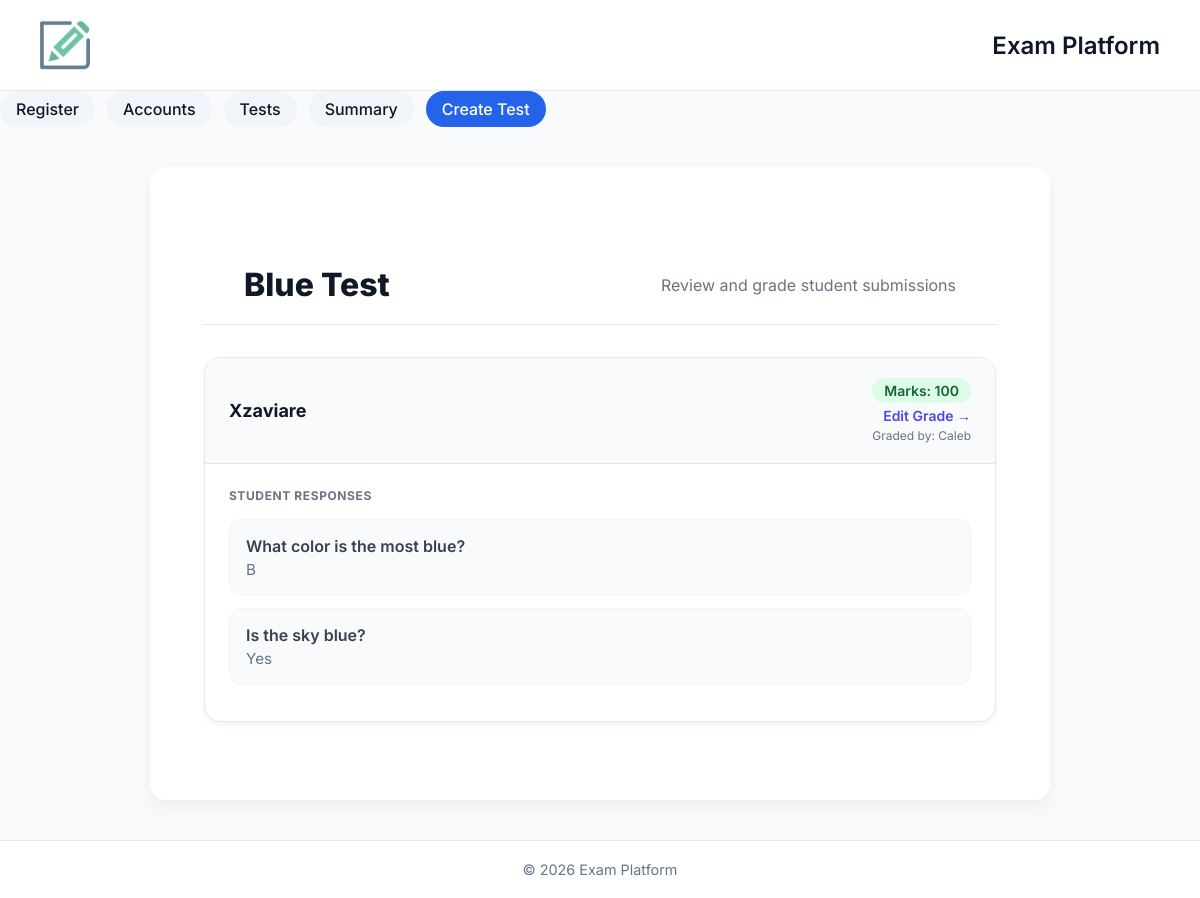
/test/1/submissions, run on an earlier commit of the app's database.
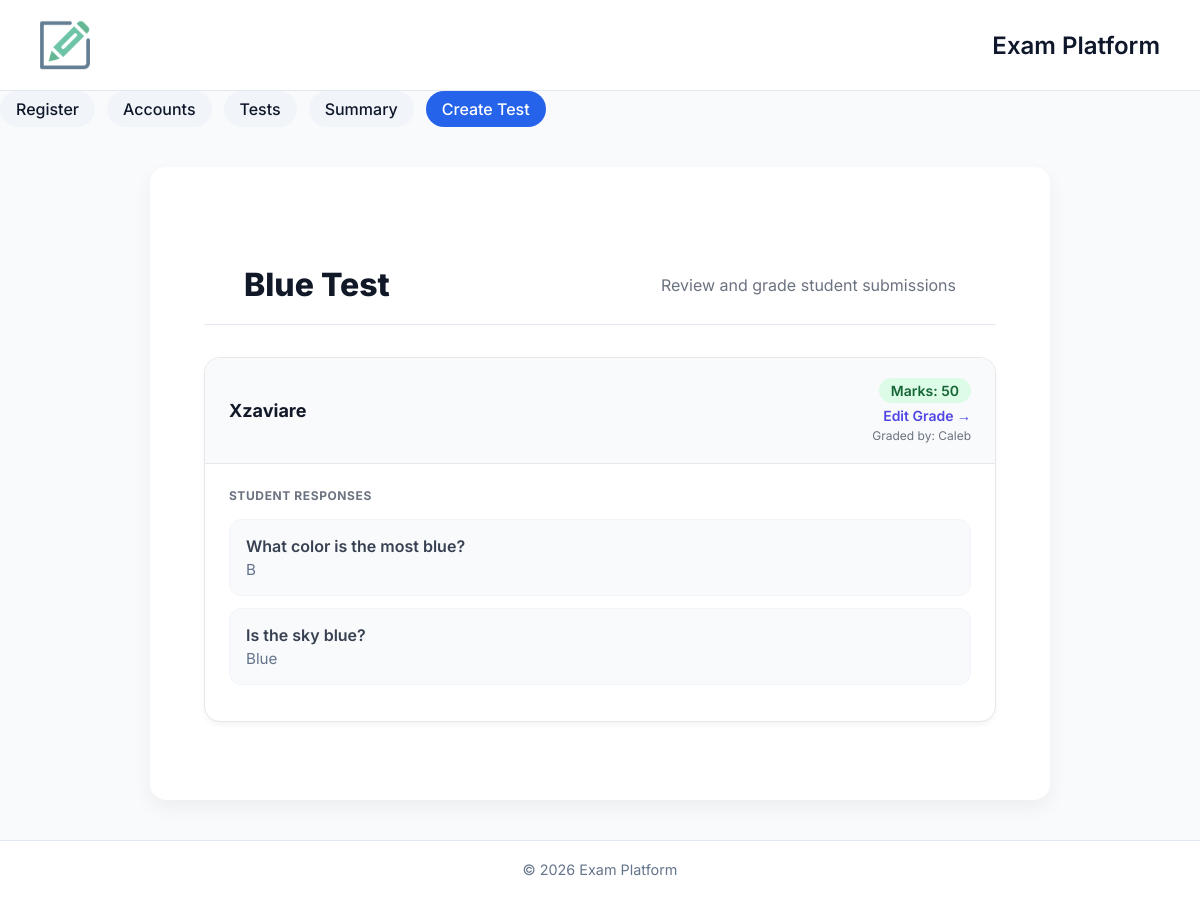
And on a later commit of the database.
### app/models/test.py (models this page shows)
class Test(db.Model):
    __tablename__ = "tests"
    id = db.Column(db.Integer, primary_key=True)
    title = db.Column(db.String(255))
    teacher_id = db.Column(db.Integer, db.ForeignKey("users.id"))
    is_timed = db.Column(db.Boolean, default=False)
    duration = db.Column(db.Integer, nullable=True)
    created_at = db.Column(db.DateTime, default=db.func.current_timestamp())
    teacher = db.relationship("User", back_populates="tests_created")
    questions = db.relationship("Question", back_populates="test", lazy=True)
    submissions = db.relationship("Submission", back_populates="test", lazy=True)

### app/models/submission.py (models this page shows)
class Submission(db.Model):
    __tablename__ = "submissions"
    id = db.Column(db.Integer, primary_key=True)
    test_id = db.Column(db.Integer, db.ForeignKey("tests.id"))
    student_id = db.Column(db.Integer, db.ForeignKey("users.id"))
    marks = db.Column(db.Integer)
    graded_by = db.Column(db.Integer, db.ForeignKey("users.id"))
    submitted_at = db.Column(db.DateTime, default=db.func.current_timestamp())
    is_late = db.Column(db.Boolean, default=False)
    test = db.relationship("Test", back_populates="submissions")
    student = db.relationship("User", back_populates="submissions", foreign_keys=[student_id])
    grader = db.relationship("User", back_populates="graded_submissions", foreign_keys=[graded_by])
    answers = db.relationship("Answer", back_populates="submission", lazy=True)

### app/models/user.py (models this page shows)
class User(db.Model):
    __tablename__ = "users"
    id = db.Column(db.Integer, primary_key=True)
    name = db.Column(db.String(100))
    email = db.Column(db.String(100))
    role = db.Column(db.Enum("student", "teacher"))
    created_at = db.Column(db.DateTime, default=db.func.current_timestamp())
    submissions = db.relationship("Submission", back_populates="student", foreign_keys="Submission.student_id")
    graded_submissions = db.relationship("Submission", back_populates="grader", foreign_keys="Submission.graded_by")
    tests_created = db.relationship("Test", back_populates="teacher")

### app/models/answer.py (models this page shows, shortened)
class Answer(db.Model):
    __tablename__ = "answers"
    id = db.Column(db.Integer, primary_key=True)
    submission_id = db.Column(db.Integer, db.ForeignKey("submissions.id"), nullable=False)
    question_id = db.Column(db.Integer, db.ForeignKey("questions.id"), nullable=False)
    answer_text = db.Column(db.Text, nullable=False)
    submission = db.relationship("Submission", back_populates="answers")
    question = db.relationship("Question", back_populates="answers")

### app/models/question.py (models this page shows)
class Question(db.Model):
    __tablename__ = "questions"
    id = db.Column(db.Integer, primary_key=True)
    test_id = db.Column(db.Integer, db.ForeignKey("tests.id"))
    question_text = db.Column(db.Text)
    type = db.Column(db.Enum('open', 'mcq'), default='open')  # now supports MCQ
    option_a = db.Column(db.String(255))
    option_b = db.Column(db.String(255))
    option_c = db.Column(db.String(255))
    option_d = db.Column(db.String(255))
    correct_answer = db.Column(db.String(1))  # 'A', 'B', 'C', or 'D'
    test = db.relationship("Test", back_populates="questions")
    answers = db.relationship("Answer", back_populates="question", lazy=True)

### app/routes/routes.py (the view)
@bp.route("/test/<int:test_id>/submissions")
def view_submissions(test_id):
    test = Test.query.get_or_404(test_id)
    submissions = Submission.query.filter_by(test_id=test.id).all()
    return render_template("submissions.html", test=test, submissions=submissions)

### app/templates/submissions.html (shortened to what this page needs)
{% extends "base.html" %}
{% block content %}
<div class="submissions-container">
    <header class="page-header">
        <h1 class="page-title">{{ test.title }}</h1>
        <p style="color: #6b7280;">Review and grade student submissions</p>
    </header>
    <div class="submissions-list">
        {% for submission in submissions %}
        <div class="submission-card">
            <div class="card-header">
                <div class="student-info">
                    <h3>{{ submission.student.name }}</h3>
                </div>
                <div class="grade-info">
                    <span class="badge {% if submission.marks is not none %}badge-graded{% else %}badge-pending{% endif %}">
                        Marks: {{ submission.marks if submission.marks is not none else "Not graded" }}
                    </span>
                    <a href="/submission/{{ submission.id }}/grade" class="grade-link">
                        {% if submission.marks is not none %}
                            Edit Grade →
                        {% else %}
                            Grade →
                        {% endif %}
                    </a>
                    {% if submission.graded_by %}
                        <div class="grader-info">
                            Graded by: {{ submission.grader.name }}
                        </div>
                    {% endif %}
                </div>
            </div>
            <div class="answers-section">
                <h4 class="answers-title">Student Responses</h4>
                {% for answer in submission.answers %}
                <div class="answer-item">
                    <span class="question-text">{{ answer.question.question_text }}</span>
                    <p class="answer-text">{{ answer.answer_text }}</p>
                </div>
                {% endfor %}
            </div>
        </div>
        {% else %}
        <div class="submission-card empty-state">
            No submissions found for this test yet.
        </div>
        {% endfor %}
    </div>
</div>
{% endblock %}

### app/templates/base.html (shortened to what this page needs)
<!DOCTYPE html>
<html lang="en">
<head>
</head>
<body>
<header>
        <img class="img" src="{{ url_for('static', filename='160FInal.png') }}" alt="Exam Platforms Logo">
   <h1>Exam Platform</h1>
</header>
    <nav>
        <a href="/register">Register</a>
        <a href="/accounts">Accounts</a>
        <a href="/tests">Tests</a>
        <a href="/tests/summary">Summary</a>
        <a href="/create_test">Create Test</a>
    </nav>
<main>
    <div class="card">
        {% block content %}{% endblock %}
    </div>
</main>
<footer>
    <p>© 2026 Exam Platform</p>
</footer>
</body>
</html>

### app/templates/base.html (style rules this page uses)
* { margin: 0; padding: 0; box-sizing: border-box; font-family: 'Inter', sans-serif; }
body { background: #f8fafc; color: #0f172a; min-height: 100vh; display: flex; flex-direction: column; }
header { background: #ffffff; padding: 20px 40px; display: flex; justify-content: space-between; align-items: center; border-bottom: 1px solid #e2e8f0; }
h1 { font-size: 1.5rem; font-weight: 600; }
nav { display: flex; gap: 12px; }
nav a { padding: 8px 16px; border-radius: 999px; background: #f1f5f9; color: #0f172a; text-decoration: none; font-weight: 500; transition: all 0.25s ease; }
nav a:last-child { background: #2563eb; color: white; }
main { flex: 1; padding: 40px; }
.card { background: #ffffff; padding: 30px; border-radius: 16px; box-shadow: 0 8px 20px rgba(0,0,0,0.05); max-width: 900px; margin: auto; }
footer { text-align: center; padding: 20px; font-size: 0.9rem; color: #64748b; border-top: 1px solid #e2e8f0; background: #ffffff; }
.img { width: 50px; height: 50px; }

### app/templates/submissions.html (style rules this page uses)
.submissions-container { max-width: 900px; margin: 3rem auto; padding: 0 1.5rem; font-family: 'Inter', system-ui, -apple-system, sans-serif; }
.page-header { margin-bottom: 2rem; }
.page-title { font-size: 2rem; font-weight: 800; color: #111827; margin: 0; }
.submission-card { background: white; border-radius: 1rem; border: 1px solid #e5e7eb; box-shadow: 0 4px 6px -1px rgba(0, 0, 0, 0.05); margin-bottom: 2rem; overflow: hidden; }
.card-header { padding: 1.25rem 1.5rem; background: #f9fafb; border-bottom: 1px solid #e5e7eb; display: flex; justify-content: space-between; align-items: center; }
.student-info h3 { margin: 0; font-size: 1.125rem; font-weight: 700; color: #111827; }
.grade-info { display: flex; flex-direction: column; align-items: flex-end; gap: 0.25rem; }
.badge { padding: 0.25rem 0.75rem; border-radius: 9999px; font-size: 0.875rem; font-weight: 600; }
.badge-graded { background: #dcfce7; color: #166534; }
.grade-link { font-size: 0.875rem; font-weight: 600; color: #4f46e5; text-decoration: none; }
.grader-info { font-size: 0.75rem; color: #6b7280; }
.answers-section { padding: 1.5rem; }
.answers-title { font-size: 0.75rem; font-weight: 700; text-transform: uppercase; letter-spacing: 0.05em; color: #6b7280; margin-bottom: 1rem; }
.answer-item { background: #f8fafc; border: 1px solid #f1f5f9; border-radius: 0.75rem; padding: 1rem; margin-bottom: 0.75rem; }
.question-text { font-weight: 600; color: #374151; display: block; margin-bottom: 0.25rem; }
.answer-text { color: #64748b; font-size: 0.95rem; }

What changed in the data, as far as the page shows it:
changed Submission "Xzaviare": marks "100" → "50"
changed Answer "Is the sky blue?": answer_text "Yes" → "Blue"
